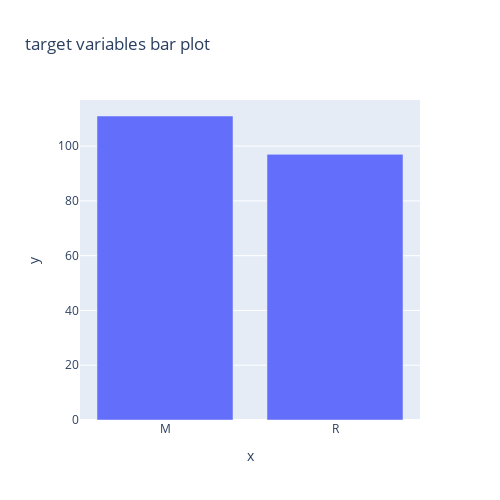

Here is the notebook cell this chart was saved with:
### Code cell
fig= ex.bar(x= tar_key_list, y= tar_val_list, title= 'target variables bar plot')
fig.update_layout(height= 500, width= 500)
fig.show()

### Figure 1 — Plotly figure (JSON) as saved in the notebook; plotly's stock layout.template omitted (floating-point values rounded to 4 significant figures)
{"data": [{"alignmentgroup": "True", "hovertemplate": "x=%{x}<br>y=%{y}<extra></extra>", "legendgroup": "", "marker": {"color": "#636efa", "pattern": {"shape": ""}}, "name": "", "offsetgroup": "", "orientation": "v", "showlegend": false, "textposition": "auto", "type": "bar", "x": ["M", "R"], "xaxis": "x", "y": [111, 97], "yaxis": "y"}], "layout": {"barmode": "relative", "height": 500, "legend": {"tracegroupgap": 0}, "title": {"text": "target variables bar plot"}, "width": 500, "xaxis": {"anchor": "y", "domain": [0, 1], "title": {"text": "x"}}, "yaxis": {"anchor": "x", "domain": [0, 1], "title": {"text": "y"}}}}
